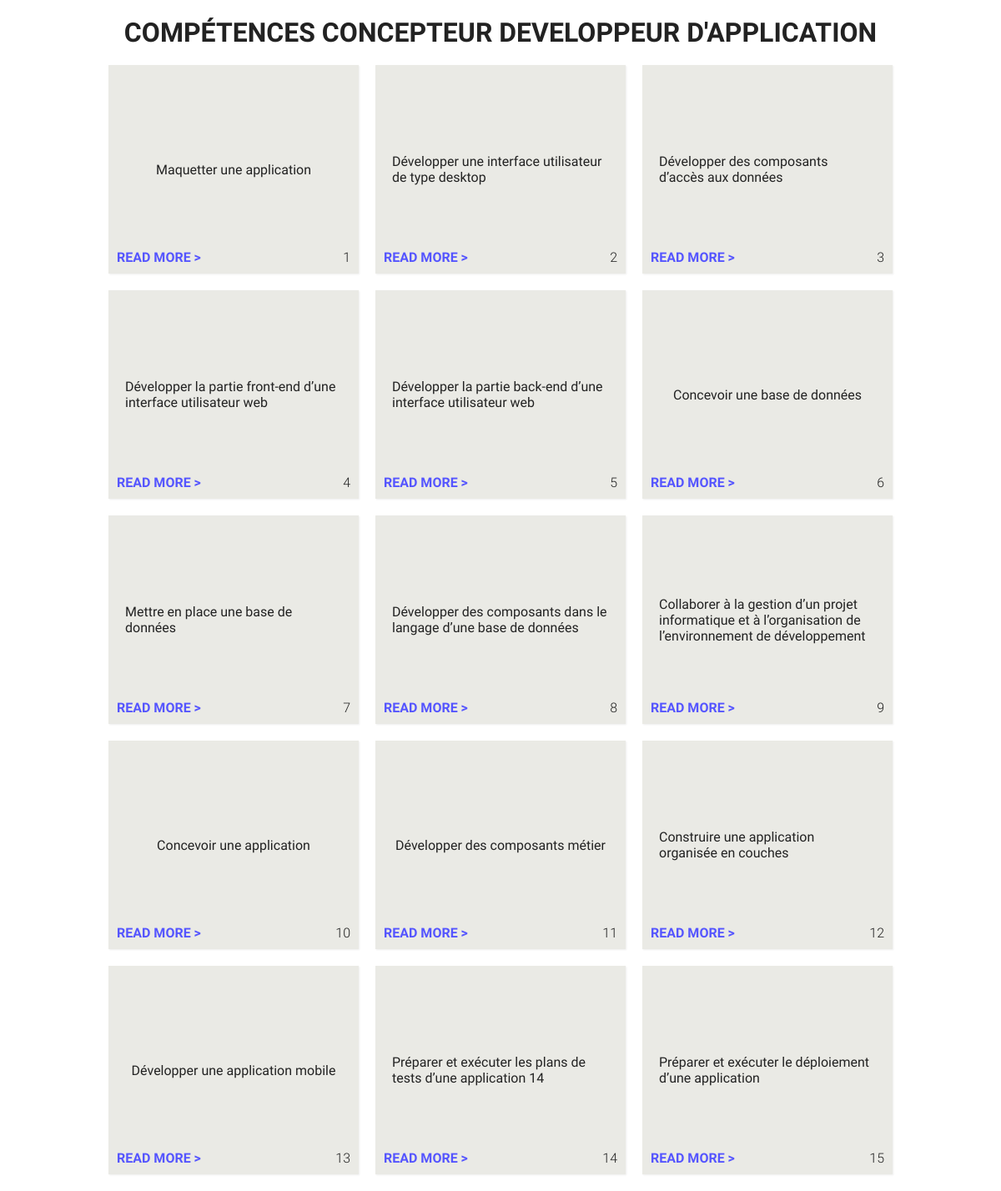
The page / on the database its author committed.
### tables this page shows
CREATE TABLE `competences_professionnelles` (
  `id` int(11) NOT NULL,
  `nom` varchar(45) NOT NULL,
  `description_courte` text NOT NULL,
  `description_long` text,
  `id_type` int(11) NOT NULL
);

### content/all.php (the view, shortened to what this page needs)
<?php
include("model/connect.php");
echo "<div class='content_list'>";
$sql =  'SELECT id, description_courte FROM competences_professionnelles';
try{
    foreach  ($conn->query($sql) as $row) {
        echo
        "<div class='card'>" .
            "<p class='card_title'>" .
                $row['id'] . "\t" .
            "</p>" .
            "<p class='card_content'>" .
                $row['description_courte'] .
            "</p>" .
            "<a class='card_link' href='index.php?loc=one&id=" . $row['id'] . "'>read more ></a>" .
        "</div>";
    }
}catch(PDOException $e){
    echo "Query failed: " . $e->getMessage();
}
echo "</div>";
?>

### index.php (shortened to what this page needs)
<?php
$loc = filter_input(INPUT_GET, "loc");
if($loc == false){
    $loc = "all";
}
?>
<!DOCTYPE html>
<html>
    <head>
    </head>
    <body>
        <header>
            <a href="index.php">
                <h1>Compétences Concepteur Developpeur d'Application</h1>
            </a>
        </header>
        <main>
            <?php
            if($loc == "all"){
                include("content/all.php");
            }elseif($loc == "one"){
                include("content/one.php");
            }
            ?>
        </main>
    </body>
</html>

### index.php (style rules this page uses)
* { margin: 0; padding: 0; box-sizing: border-box; }
p, a, h1, h2 { font-family: Roboto; color: #222; }
a { text-decoration: none; }
header { min-width: 300px; padding-top: 20px; text-align: center; }
header h1 { text-transform: uppercase; font-weight: 800; }
main { padding: 10px; background-color: #fff; }
.content_list { width: 100%; display: flex; flex-wrap: wrap; justify-content: center; align-items: center; }
.card { position: relative; vertical-align: top; width: 300px; height: 250px; margin: 10px; padding: 20px; background-color: #eaeae5; box-shadow: 1px 1px 2px #eee; display: flex; justify-content: center; align-items: center; }
.card_title { position: absolute; right: 10px; bottom: 10px; font-weight: 200; }
.card_link { position: absolute; left: 10px; bottom: 10px; text-transform: uppercase; font-weight: 800; color: #55f; }

### rows shown on the page
competences_professionnelles: id "1", description_courte "Maquetter une application"
competences_professionnelles: id "2", description_courte "Développer une interface utilisateur de type desktop"
competences_professionnelles: id "3", description_courte "Développer des composants d’accès aux données"
competences_professionnelles: id "4", description_courte "Développer la partie front-end d’une interface utilisateur web"
competences_professionnelles: id "5", description_courte "Développer la partie back-end d’une interface utilisateur web"
competences_professionnelles: id "6", description_courte "Concevoir une base de données"
competences_professionnelles: id "7", description_courte "Mettre en place une base de données"
competences_professionnelles: id "8", description_courte "Développer des composants dans le langage d’une base de données"
competences_professionnelles: id "9", description_courte "Collaborer à la gestion d’un projet informatique et à l’organisation de l’environnement de développement"
competences_professionnelles: id "10", description_courte "Concevoir une application"
competences_professionnelles: id "11", description_courte "Développer des composants métier"
competences_professionnelles: id "12", description_courte "Construire une application organisée en couches"
competences_professionnelles: id "13", description_courte "Développer une application mobile"
competences_professionnelles: id "14", description_courte "Préparer et exécuter les plans de tests d’une application 14"
competences_professionnelles: id "15", description_courte "Préparer et exécuter le déploiement d’une application"
